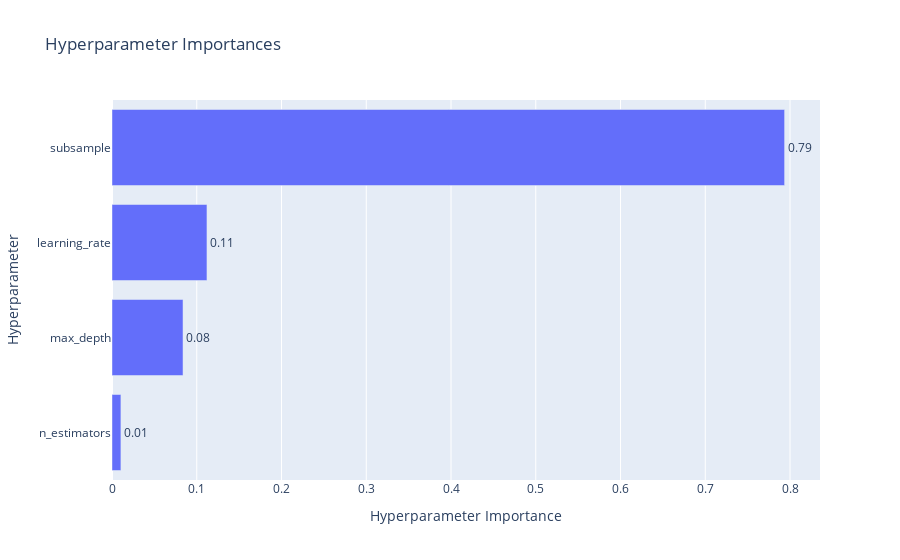

The cell this chart's notebook holds for it:
### Markdown cell above
### Plot Hyperparameter Importance

Visualize how much each hyperparameter contributes to model performance

### Code cell
# plot of Gradient boost most hyperparameter importance
plot_param_importances_(study_gb)

### Figure 1 — Plotly figure (JSON) as saved in the notebook; plotly's stock layout.template omitted (floating-point values rounded to 4 significant figures)
{"data": [{"cliponaxis": false, "hovertemplate": ["n_estimators (IntDistribution): 0.010518212636653793<extra></extra>", "max_depth (IntDistribution): 0.08380786835547609<extra></extra>", "learning_rate (FloatDistribution): 0.11204840497366217<extra></extra>", "subsample (FloatDistribution): 0.793625514034208<extra></extra>"], "name": "Objective Value", "orientation": "h", "text": ["0.01", "0.08", "0.11", "0.79"], "textposition": "outside", "type": "bar", "x": [0.01052, 0.08381, 0.112, 0.7936], "y": ["n_estimators", "max_depth", "learning_rate", "subsample"]}], "layout": {"title": {"text": "Hyperparameter Importances"}, "xaxis": {"title": {"text": "Hyperparameter Importance"}}, "yaxis": {"title": {"text": "Hyperparameter"}}}}
